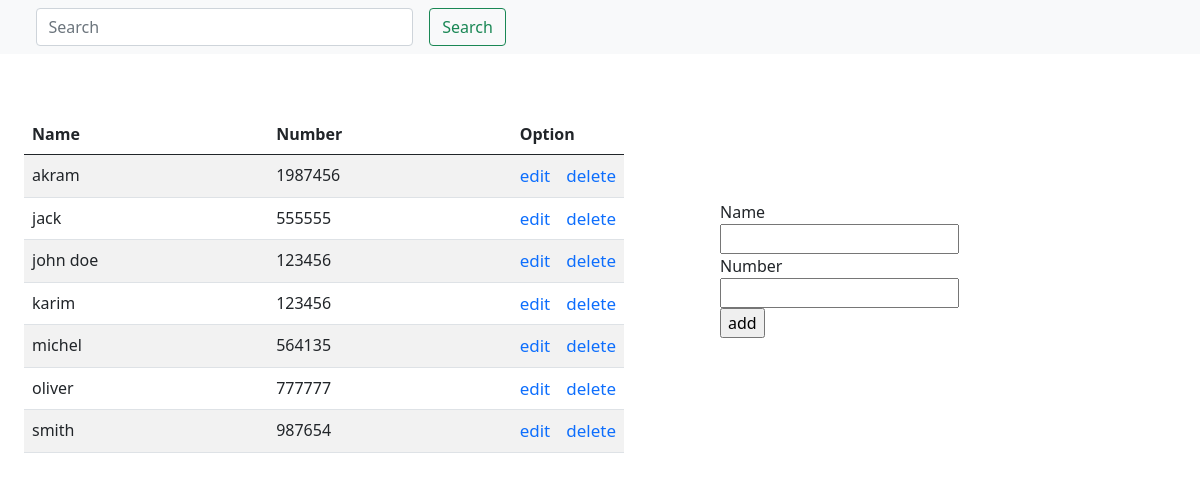
The page / on the database its author committed.
### listapp/models.py (models this page shows)
class Contract(models.Model):
    name = models.CharField(max_length=255)
    number = models.IntegerField()

### listapp/views.py (the view)
# urls.py: 2. Add a URL to urlpatterns:  path('', views.home, name='home')
def home(request):
    if 'q' in request.GET:
        q = request.GET.get('q')  #search
        post = Contract.objects.filter(name__icontains=q)
        dic = {
            'data': post
        }
    else:
        dic = {
            'data': Contract.objects.all().order_by('name').values(),
        }
    return render(request, 'index.html', dic)

### templates/index.html (shortened to what this page needs)
<!DOCTYPE html>
<html lang="en">
<head>
  <link rel="stylesheet" href="https://stackpath.bootstrapcdn.com/bootstrap/5.0.0-alpha1/css/bootstrap.min.css"
>
  <link rel="stylesheet" href="/static/css/style.css">
</head>
<body>
  <nav class="navbar navbar-expand-lg bg-light">
    <div class="container-fluid">
      <form class="d-flex src" role="search">
        <input class="form-control me-3" type="search" placeholder="Search" aria-label="Search" name="q">
        <button class="btn btn-outline-success" type="submit">Search</button>
      </form>
    </div>
  </nav>
  <div class="full">
    <div class="data">
      <table class="table table-striped table-hover">
        <thead>
          <tr class="stk">
            <th scope="col">Name</th>
            <th scope="col">Number</th>
            <th colspan="2" scope="col">Option</th>
          </tr>
        </thead>
        <tbody>
          {% for p in data %}
          <tr>
            <td> {{p.name}} </td>
            <td> {{p.number}} </td>
            <td class="ul"> <a href="{% url 'edit_cont' val=p.id%}" class="un">edit</a></td>
            <td class="ul"><a href="{% url 'del_cont' val=p.id%}" class="un">delete</a></td>
          </tr>
          {%endfor%}
        </tbody>
      </table>
      <br>
    </div>
    <br>
  </div>
  <div class="sub">
    <form action="{% url 'add_cont'%}" method="post">
      <div class="sub">
        Name <input type="text" name="name"><br>
        Number <input type="number" name="number"><br>
        <input type="submit" value="add">
      </div>
    </form>
  </div>
</body>
</html>

### static/css/style.css (style rules this page uses)
.data { width: 50%; clear: left; position: absolute; height: 78%; overflow: scroll; margin-top: 3%; }
.full { margin: 2%; }
.src { width: 42%; padding-left: 2%; }
td.ul { width: 2%; }
.un { text-decoration: none; font-size: 17px; }
tr.stk { margin-top: 5%; }
div.sub { position: absolute; left: 60%; top: 25%; word-spacing: 1em; }

### rows shown on the page
Contract: name "akram", number "1987456"
Contract: name "jack", number "555555"
Contract: name "john doe", number "123456"
Contract: name "karim", number "123456"
Contract: name "michel", number "564135"
Contract: name "oliver", number "777777"
Contract: name "smith", number "987654"
